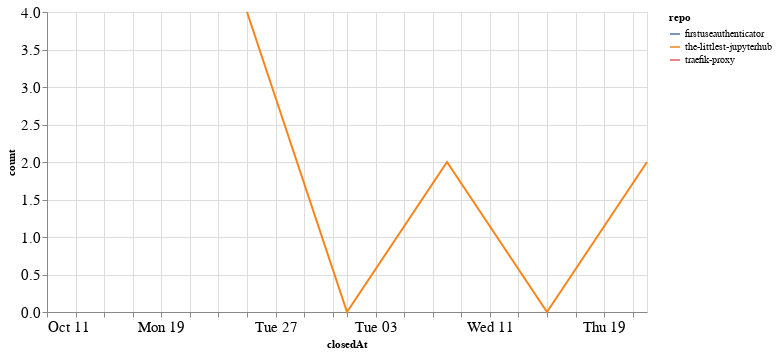

Source (notebook cell):
### Code cell
closed_by_time = closed_by.groupby('repo').resample('W', on='closedAt').count()['author'].reset_index()
closed_by_time = closed_by_time.rename(columns={'author': 'count'})

alt.Chart(closed_by_time, width=600).mark_line().encode(
    x='closedAt',
    y='count',
    color='repo',
    tooltip="repo"
)

### Figure 1 — Vega-Lite specification as saved in the notebook (floating-point values rounded to 4 significant figures)
{"config": {"axisLeft": {"labelFontSize": 15}, "axisBottom": {"labelFontSize": 15}}, "data": {"name": "data-af8c9b05248f3db3102f3a5cccff0360"}, "mark": "line", "encoding": {"color": {"type": "nominal", "field": "repo"}, "tooltip": {"type": "nominal", "field": "repo"}, "x": {"type": "temporal", "field": "closedAt"}, "y": {"type": "quantitative", "field": "count"}}, "width": 600, "$schema": "https://vega.github.io/schema/vega-lite/v4.8.1.json", "datasets": {"data-af8c9b05248f3db3102f3a5cccff0360": [{"repo": "firstuseauthenticator", "closedAt": "2020-10-11T00:00:00", "count": 1}, {"repo": "the-littlest-jupyterhub", "closedAt": "2020-10-25T00:00:00", "count": 4}, {"repo": "the-littlest-jupyterhub", "closedAt": "2020-11-01T00:00:00", "count": 0}, {"repo": "the-littlest-jupyterhub", "closedAt": "2020-11-08T00:00:00", "count": 2}, {"repo": "the-littlest-jupyterhub", "closedAt": "2020-11-15T00:00:00", "count": 0}, {"repo": "the-littlest-jupyterhub", "closedAt": "2020-11-22T00:00:00", "count": 2}, {"repo": "traefik-proxy", "closedAt": "2020-11-22T00:00:00", "count": 1}]}}
